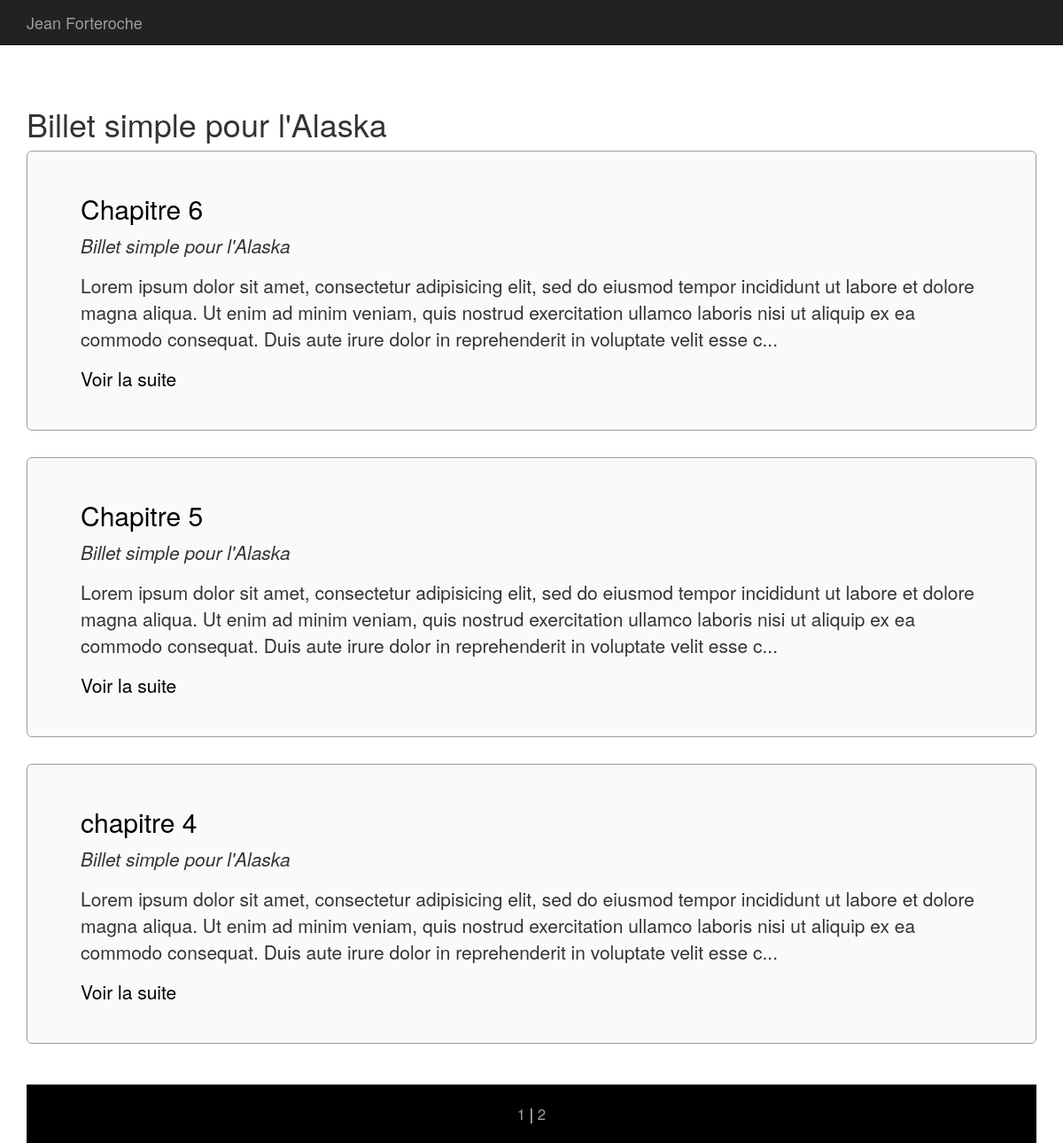
/index.php?p=chapitres.livres&id=2, run on the app's committed database.
### tables this page shows
CREATE TABLE `livres` (
  `id` int(11) NOT NULL,
  `titre` varchar(255) NOT NULL,
  `genre_id` int(11) DEFAULT NULL
);

CREATE TABLE `chapitres` (
  `id` int(255) NOT NULL,
  `titre` varchar(255) DEFAULT NULL,
  `contenu` longtext,
  `date` datetime DEFAULT NULL,
  `livre_id` int(11) DEFAULT NULL
);

### core/Controller/Controller.php (called while the page is built, shortened)
<?php
class Controller{
    protected $viewPath;
    protected function render($view, $variables = []){
        extract($variables);
        require($this->viewPath . str_replace('.', '/', $view) . '.php');
    }
}

### app/Controller/ChapitresController.php (called while the page is built, shortened)
<?php
class ChapitresController extends AppController{
    public function livres(){
        $livre = $this->Livre->find($_GET['id']);
        $page = 1;
        $parPage = 3;
        $nbrPages = ceil(count($this->Chapitre->nbrChapitresParLivre($_GET['id']))/$parPage);
        $chapitres = $this->Chapitre->lastByLivre($page,$parPage,$_GET['id']);
        $this->render('chapitres.livre', compact('chapitres', 'livres', 'livre','commentaires','form','nbrPages'));
    }
}

### public/index.php (called while the page is built, shortened)
<?php
if(isset($_GET['p'])){
    $page = $_GET['p'];
}else{
    $page = 'chapitres.index';
}
$page = explode('.', $page);
if($page[0] == 'admin'){
    $controller = '\App\Controller\Admin\\' . ucfirst($page[1]) . 'Controller';
    $action = $page[2];
} else{
    $action = $page[1];
}
$controller = new $controller();
$controller->$action();

### core/Table/Table.php (called while the page is built, shortened)
<?php
class Table
{
    protected $table;
    protected $db;
    public function __construct(Database $db)
    {
        $this->db = $db;
    }
    public function find($id){
        return $this->query("SELECT * FROM {$this->table} WHERE id = ?", [$id], true);
    }
    public function query($statement, $attributes = null, $one = false){
        if($attributes){
            return $this->db->prepare(
                $statement,
                $attributes,
                str_replace('Table', 'Entity', get_class($this)),
                $one
            );
        } else {
            return $this->db->query(
                $statement,
                str_replace('Table', 'Entity', get_class($this)),
                $one
            );
        }
    }
}

### core/Database/mySQLDatabase.php (called while the page is built, shortened)
<?php
class MysqlDatabase extends Database{
    private $db_name;
    private $db_user;
    private $db_pass;
    private $db_host;
    private $pdo;
    public function __construct($db_name, $db_user = 'root', $db_pass = 'root', $db_host = 'localhost'){
        $this->db_name = $db_name;
        $this->db_user = $db_user;
        $this->db_pass = $db_pass;
        $this->db_host = $db_host;
    }
    private function getPDO(){
        if($this->pdo === null){
            $pdo = new PDO('mysql:dbname=' . $this->db_name . ';host=' . $this->db_host, $this->db_user, $this->db_pass);
            $pdo->setAttribute(PDO::ATTR_ERRMODE, PDO::ERRMODE_EXCEPTION);
            $this->pdo = $pdo;
        }
        return $this->pdo;
    }
    public function prepare($statement, $attributes, $class_name = null, $one = false){
        $req = $this->getPDO()->prepare($statement);
        $res = $req->execute($attributes);
        if($class_name === null){
            $req->setFetchMode(PDO::FETCH_OBJ);
        } else {
            $req->setFetchMode(PDO::FETCH_CLASS, $class_name);
        }
        if($one) {
            $datas = $req->fetch();
        } else {
            $datas = $req->fetchAll();
        }
        return $datas;
    }
}

### app/Autoloader.php (called while the page is built, shortened)
<?php
class Autoloader{
    static function autoload($class){
        if (strpos($class, __NAMESPACE__ . '\\') === 0){
            $class = str_replace(__NAMESPACE__ . '\\', '', $class);
            $class = str_replace('\\', '/', $class);
        }
    }
}

### core/Autoloader.php (called while the page is built, shortened)
<?php
class Autoloader{
    static function autoload($class){
        if (strpos($class, __NAMESPACE__ . '\\') === 0){
            $class = str_replace(__NAMESPACE__ . '\\', '', $class);
            $class = str_replace('\\', '/', $class);
        }
    }
}

### app/Table/ChapitreTable.php (called while the page is built, shortened)
<?php
class ChapitreTable extends Table{
    public function lastByLivre($page,$parPage,$livre_id){
        return $this->query("
            SELECT chapitres.id, chapitres.titre, chapitres.contenu, chapitres.date, livres.titre as livre
            FROM chapitres
            LEFT JOIN livres ON livre_id = livres.id
            WHERE chapitres.livre_id = ?
            ORDER BY chapitres.id DESC LIMIT ".(($page-1)*$parPage).",$parPage", [$livre_id]);
    }
    public function nbrChapitresParLivre($livre_id){
        return $this->query("
            SELECT chapitres.id
            FROM chapitres
            LEFT JOIN livres ON livre_id = livres.id
            WHERE chapitres.livre_id = ?
            ORDER BY chapitres.id DESC", [$livre_id]);
    }
}

### core/Entity/Entity.php (called while the page is built, shortened)
<?php
class Entity {
    public function __get($key){
        $method = 'get' . ucfirst($key);
        $this->$key = $this->$method();
        return $this->$key;
    }
}

### app/Views/chapitres/livre.php (the view)
<h1><?= $livre->titre ?></h1>
<div class="row">
    <div class="col-xs-12">
        <?php foreach ($chapitres as $chapitre): ?>
	<div class="chapitre-index jumbotron">
            <h2><a href="<?= $chapitre->url ?>"><?= $chapitre->titre; ?></a></h2>
            <p><em><?= $chapitre->livre; ?></em></p>
            <p><?= $chapitre->extrait; ?></p>
	</div>
        <?php endforeach; ?>
    </div>
</div>
<div class="index-pagination">
    <?php echo "<a href='index.php?p=chapitres.livres&id=$livre->id&page=1'>1</a>";
    for ($i = 2; $i <= $nbrPages; $i++) {
        echo " | <a href=\"index.php?p=chapitres.livres&id=$livre->id&page=$i\">$i</a>"  ;
    }?>
</div>

### app/Entity/ChapitreEntity.php (shortened to what this page needs)
<?php
class ChapitreEntity extends Entity{
    public function getUrl(){
        return 'index.php?p=chapitres.show&id=' . $this->id;
    }
    public function getExtrait(){
        $html = '<p>' . substr($this->contenu, 0, 300) . '...</p>';
        $html .= '<p><a href="' . $this->getURL() . '">Voir la suite</a></p>';
        return $html;
    }
}

### public/css/style.css (style rules this page uses)
body { background: white; }
.chapitre-index { padding: 2em; background: #fafafa; border: 1px solid #9d9d9d; }
h2 a { color: black; }
a { color: black; }
.index-pagination { margin-top: 1em; background: black; height: 66px; color: white; text-align: center; line-height:66px; font-size: 1.2em; }
.index-pagination a { color: #9d9d9d; }

### data on the page
livres: titre "Billet simple pour l'Alaska"
chapitres: titre "Chapitre 6", livre.titre "Billet simple pour l'Alaska", contenu "Lorem ipsum dolor sit amet, consectetur adipisicing elit, sed do eiusmod tempor incididunt ut labore et dolore magna aliqua. Ut enim ad minim veniam, quis nostrud exercitation ullamco laboris nisi ut aliquip ex ea commodo consequat. Duis aute irure dolor in reprehenderit in voluptate velit esse c"
chapitres: titre "Chapitre 5", livre.titre "Billet simple pour l'Alaska", contenu "Lorem ipsum dolor sit amet, consectetur adipisicing elit, sed do eiusmod tempor incididunt ut labore et dolore magna aliqua. Ut enim ad minim veniam, quis nostrud exercitation ullamco laboris nisi ut aliquip ex ea commodo consequat. Duis aute irure dolor in reprehenderit in voluptate velit esse c"
chapitres: titre "chapitre 4", livre.titre "Billet simple pour l'Alaska", contenu "Lorem ipsum dolor sit amet, consectetur adipisicing elit, sed do eiusmod tempor incididunt ut labore et dolore magna aliqua. Ut enim ad minim veniam, quis nostrud exercitation ullamco laboris nisi ut aliquip ex ea commodo consequat. Duis aute irure dolor in reprehenderit in voluptate velit esse c"
